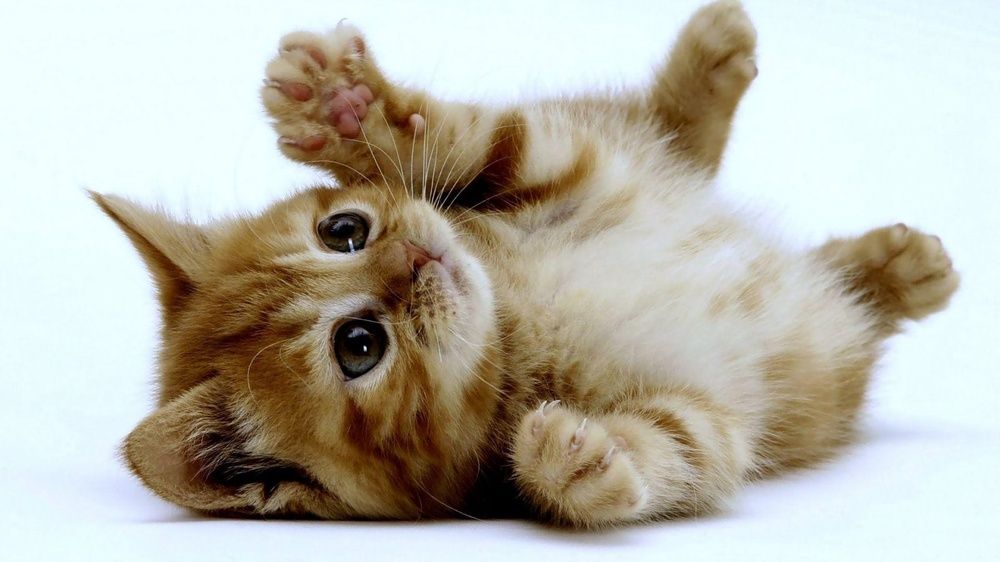
//> input picture Desarrollo Multimedial/Html-Css-Js/Ejercicios/Ejer 2/imgs/gato1.jpg, 1000 x 562 px, shrunk from 1600 x 900 before the run
$ ./ocvThreshold '../../../Desarrollo Multimedial/Html-Css-Js/Ejercicios/Ejer 2/imgs/gato1.jpg' '../../../Desarrollo Multimedial/Html-Css-Js/Ejercicios/Ejer 2/imgs/gato2.jpg' '../../../Desarrollo Multimedial/Html-Css-Js/Ejercicios/Ejer 2/imgs/gato2.jpg'   (built with g++ and OpenCV 4)
//> lines starting //> are read from the running program, lines starting //| are printed output that depends on the picture; after the words box and inside, x2 and y2 are one past the last pixel; in counts of white or black regions, pixels touching at a corner belong together
#include <iostream>
#include <stdlib.h>

#include <opencv2/opencv.hpp>

using namespace cv;

int main( int argc, char** argv )
{
  if( argc < 4 )
  {
    std::cerr << "Ayuda: " << std::endl << argv[ 0 ] << " archivo_imagen valor_binarizacion_(0-255) valor_binarizacion_adaptable_(0-255)" << std::endl;
    return( -1 );
  }

  Mat src, src_grey;
  int thresholdValue, adaptiveThresholdValue;
  src = imread( argv[ 1 ], 1 );
//> src is the input picture: 562 rows x 1000 cols, CV_8UC3; mean B, G, R 172.6, 184.2, 186.3

  if( !src.data )
  {
    std::cerr << "Error: La imagen no existe." << std::endl;
    return( -1 );
  }

  std::stringstream ss;
  ss << argv[ 2 ];
  ss >> thresholdValue;
  ss.clear();

  if( thresholdValue < 0 || thresholdValue > 255 )
  {
    std::cerr << "Error: El valor binario ingresado no es valido." << std::endl;
    return( -1 );
  }

  ss << argv[ 3 ];
  ss >> adaptiveThresholdValue;

  if( adaptiveThresholdValue < 0 || adaptiveThresholdValue > 255 )
  {
    std::cerr << "Error: El valor adaptable ingresado no es valido." << std::endl;
    return( -1 );
  }

  cvtColor( src, src_grey, COLOR_RGB2GRAY );
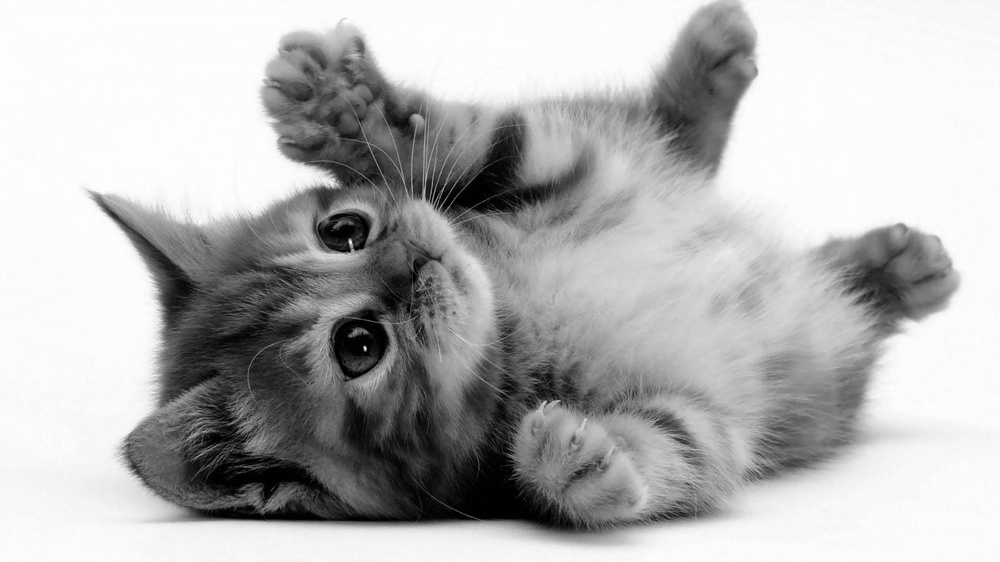
//> src_grey: 562 rows x 1000 cols, CV_8UC1; min 0, max 254, mean 180.9

  Mat dst;
  for( int i = 0; i < 5; i++ )
  {
    threshold( src_grey, dst, thresholdValue, 255, i );

    std::stringstream ss0;
    ss0 << "output_" << i+1 << "_" << thresholdValue << ".png";
    imwrite( ss0.str(), dst );
  }
//> this loop made 5 passes
//> pass 1, `threshold( src_grey, dst, thresholdValue, 255, i );`:
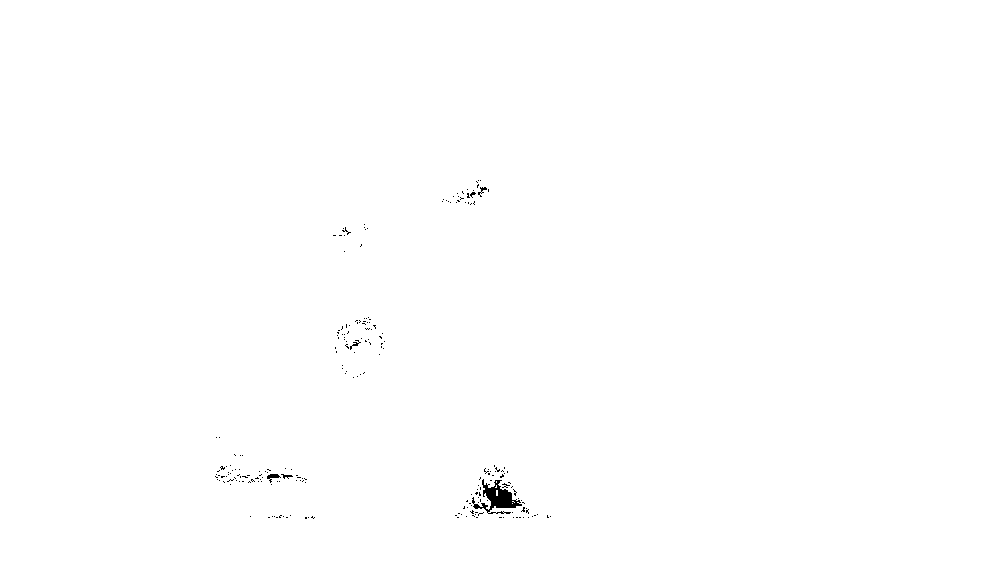
//> dst: 562 rows x 1000 cols, CV_8UC1; 99.8% white; 225 black regions (220 under 20 px), largest, box (x1, y1, x2, y2) and area: (472, 479, 522, 514) 686, (267, 474, 281, 483) 55, (478, 187, 487, 197) 33, (350, 340, 361, 350) 32, (281, 474, 293, 479) 27

  for( double i = 0; i < 2; i++ )
  {
    adaptiveThreshold( src_grey, dst, 255, ADAPTIVE_THRESH_GAUSSIAN_C, i, 5, adaptiveThresholdValue);

    std::stringstream ss0;
    ss0 << "output_A_" << i+1 << "_" << adaptiveThresholdValue << ".png";
    imwrite( ss0.str(), dst );
  }
//> this loop made 2 passes
//> pass 1, `adaptiveThreshold( src_grey, dst, 255, ADAPTIVE_THRESH_GAUSSIAN_C, i, ..`:
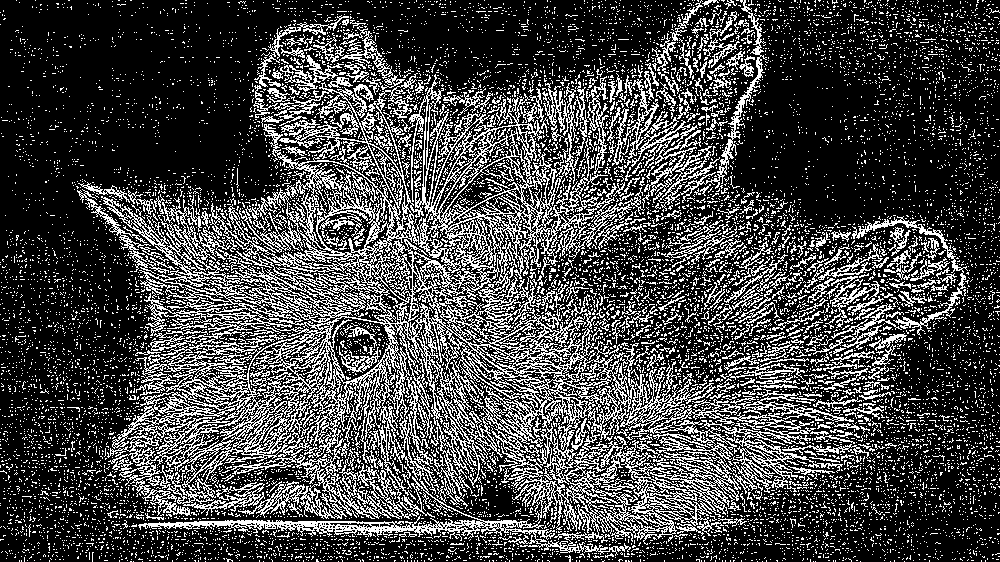
//> dst: 562 rows x 1000 cols, CV_8UC1; 27.1% white in thin lines or dots
}
